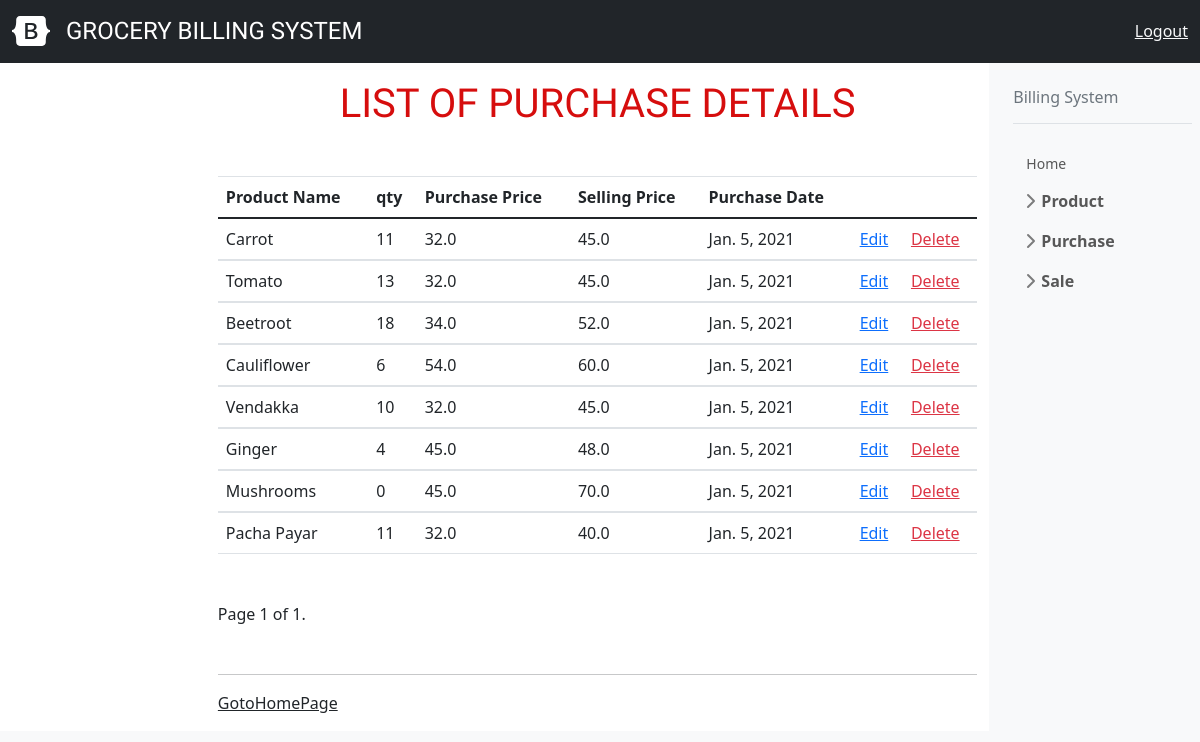
The page /listpurchases on the database as committed earlier.
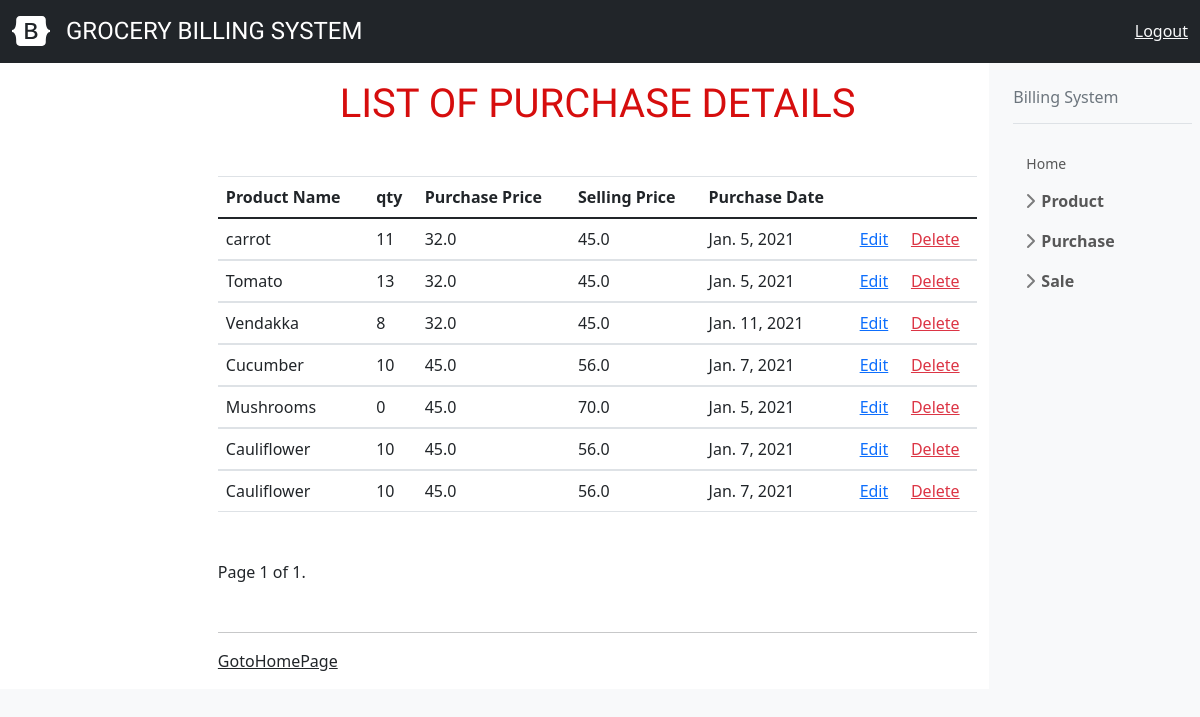
The same page on the database as committed later.
### billing/models.py (models this page shows, shortened)
class Purchase(models.Model):
    product=models.ForeignKey(Product,on_delete=models.CASCADE)
    qty=models.IntegerField(null=False)
    purchase_price=models.FloatField(null=False)
    selling_price=models.FloatField(null=False)
    purchase_date=models.DateField(auto_now=True)

class Product(models.Model):
    product_name=models.CharField(max_length=120,unique=True)
    def __str__(self):
        return self.product_name

### billing/views.py (the view)
# urls.py: path("listpurchases",ViewPurchase.as_view(),name="listpurchase"),
class ViewPurchase(TemplateView):
    model=Purchase
    template_name = "billing/purchase_view.html"
    context={}
    def get_object(self):
        return self.model.objects.all()
    def get(self, request, *args, **kwargs):
        purchases=self.get_object()
        paginator = Paginator(purchases,10)
        page_number = request.GET.get('page')
        page_obj = paginator.get_page(page_number)
        return render(request, self.template_name, {'page_obj': page_obj})

### billing/templates/billing/purchase_view.html (shortened to what this page needs)
<!DOCTYPE html>
{% extends 'billing/index.html' %}
{% load crispy_forms_tags %}
    {% block body_block %}
<h1>List Of Purchase Details</h1>
<table class="table">
    <thead>
        <tr>
            <th><b>Product Name</b></th>
            <th><b>qty</b></th>
            <th><b>Purchase Price</b></th>
            <th><b>Selling Price</b></th>
            <th><b>Purchase Date</b></th>
            <th><b></b></th>
            <th><b></b></th>
        </tr>
    </thead>
    {% for forms in page_obj %}
    <tbody>
        <tr>
            <td>
            {{forms.product}}
            </td>
            <td>
            {{forms.qty}}
            </td>
            <td>
            {{forms.purchase_price}}
            </td>
            <td>
            {{forms.selling_price}}
            </td>
            <td>
            {{forms.purchase_date}}
            </td>
            <td><a href="{% url 'editpurchase' forms.id %}" class="link-primary">Edit</a></td>
            <td><a href="{% url 'deletepurchase' forms.id %}" class="link-danger">Delete</a></td>
        </tr>
    </tbody>
    {% endfor %}
</table>
<div class="pagination">
    <span class="step-links">
        <span class="current">
            Page {{ page_obj.number }} of {{ page_obj.paginator.num_pages }}.
        </span>
    </span>
</div>
<hr>
<td><a href="{% url 'page' %}" class="link-dark">GotoHomePage</a></td>
{% endblock %}

### billing/templates/billing/index.html (shortened to what this page needs)
<!doctype html>
{% load static %}
<html lang="en">
  <head>
    <link href="https://cdn.jsdelivr.net/npm/bootstrap@5.0.0-beta1/dist/css/bootstrap.min.css" rel="stylesheet">
<link href="https://cdn.jsdelivr.net/npm/bootstrap@5.0.0-beta1/dist/css/bootstrap.min.css" rel="stylesheet">
    <link rel="stylesheet" href="https://stackpath.bootstrapcdn.com/bootstrap/4.1.3/css/bootstrap.min.css">
<link href="{% static 'css/bootstrap.min.css' %}" rel="stylesheet">
    <link href="{% static 'css/cheatsheet.css' %}" rel="stylesheet">
  </head>
  <body class="bg-light">
<header class="bd-header bg-dark py-3 d-flex align-items-stretch border-bottom border-dark">
  <div class="container-fluid d-flex align-items-center">
    <h1 class="d-flex align-items-center fs-4 text-white mb-0">
      <img src="{% static 'bootstrap/bootstrap-logo-white.svg' %} " width="38" height="30" class="me-3" alt="Bootstrap">
      Grocery Billing System
    </h1>
    <a href="{% url 'logout'%}" class="ms-auto link-light" hreflang="ar">Logout</a>
  </div>
</header>
<aside class="bd-aside sticky-xl-top text-muted align-self-start mb-3 mb-xl-5 px-2">
  <h2 class="h6 pt-4 pb-3 mb-4 border-bottom">Billing System </h2>
  <nav class="small" id="toc">
    <ul class="list-unstyled">
      <li>
        <a class="d-inline-flex align-items-center rounded" href="{% url 'page' %}">Home</a>
      </li>
      <li class="my-2">
        <button class="btn d-inline-flex align-items-center collapsed" data-bs-toggle="collapse" aria-expanded="false" data-bs-target="#contents-collapse" aria-controls="contents-collapse">Product</button>
      </li>
      <li class="my-2">
        <button class="btn d-inline-flex align-items-center collapsed" data-bs-toggle="collapse" aria-expanded="false" data-bs-target="#forms-collapse" aria-controls="forms-collapse">Purchase</button>
      </li>
      <li class="my-2">
        <button class="btn d-inline-flex align-items-center collapsed" data-bs-toggle="collapse" aria-expanded="false" data-bs-target="#components-collapse" aria-controls="components-collapse">Sale</button>
      </li>
    </ul>
  </nav>
</aside>
<div class="bd-cheatsheet container-fluid bg-white">
  <section id="content">
    <article class="my-3" id="typography">
 <div>
    {% block body_block %}
    {% endblock %}
 </div>
  </body>
</html>

### billing/static/css/cheatsheet.css (style rules this page uses)
body { scroll-behavior: smooth; }
.bd-heading + div > * + * { margin-top: 3rem; }
.bd-aside a { padding: .1875rem .5rem; margin-top: .125rem; margin-left: .3125rem; color: rgba(0, 0, 0, .65); text-decoration: none; }
.bd-aside .btn { padding: .25rem .5rem; font-weight: 600; color: rgba(0, 0, 0, .65); border: 0; }
.bd-aside .btn::before { width: 1.25em; line-height: 0; transition: transform .35s ease; transform-origin: .5em 50%; }
@media (min-width: 1200px) { body { display: grid; gap: 1rem; grid-template-columns: 1fr 4fr 1fr; grid-template-rows: auto; } }
@media (min-width: 1200px) { .bd-header { position: fixed; top: 0; right: 0; left: 0; z-index: 1030; grid-column: 1 / span 3; } }
@media (min-width: 1200px) { .bd-aside, .bd-cheatsheet { padding-top: 4rem; } }
@media (min-width: 1200px) { .bd-cheatsheet, .bd-cheatsheet section, .bd-cheatsheet article { display: inherit; gap: inherit; grid-template-columns: 1fr 4fr; grid-column: 1 / span 2; grid-template-rows: auto; } }
@media (min-width: 1200px) { .bd-aside { grid-area: 1 / 3; scroll-margin-top: 4rem; } }
@media (min-width: 1200px) { .bd-cheatsheet section, .bd-cheatsheet section > h2 { top: 2rem; scroll-margin-top: 2rem; } }
@media (min-width: 1200px) { .bd-cheatsheet article, .bd-cheatsheet .bd-heading { top: 8rem; scroll-margin-top: 8rem; } }

### billing/templates/billing/index.html (style rules this page uses)
h1 { text-align: center; text-transform: uppercase; color: #d60d0d; font-family: 'Big Shoulders Stencil Text', cursive; }
h2 { font-size: 20px; text-align: left; font-family: 'Oswald', sans-serif; }

Rows that differ between the two databases and show on the page:
removed Purchase: product "Beetroot", qty "18", purchase_price "34.0", selling_price "52.0", purchase_date "Jan. 5, 2021"
removed Purchase: product "Cauliflower", qty "6", purchase_price "54.0", selling_price "60.0", purchase_date "Jan. 5, 2021"
changed through a linked row, Purchase: product "Carrot" → "carrot"
changed Purchase "Vendakka": qty "10" → "8"; purchase_date "Jan. 5, 2021" → "Jan. 11, 2021"
changed Purchase: product "Ginger" → "Cucumber"; qty "4" → "10"; selling_price "48.0" → "56.0"; purchase_date "Jan. 5, 2021" → "Jan. 7, 2021"
changed Purchase (number 6 of 7 on the later page): product "Pacha Payar" → "Cauliflower"; qty "11" → "10"; purchase_price "32.0" → "45.0"; selling_price "40.0" → "56.0"; purchase_date "Jan. 5, 2021" → "Jan. 7, 2021"
added Purchase: product "Cauliflower", qty "10", purchase_price "45.0", selling_price "56.0", purchase_date "Jan. 7, 2021"
